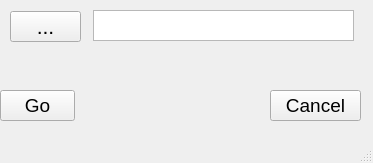
<?xml version="1.0" encoding="UTF-8"?>
<ui version="4.0">
 <class>Main</class>
 <widget class="QMainWindow" name="Main">
  <property name="windowModality">
   <enum>Qt::ApplicationModal</enum>
  </property>
  <property name="geometry">
   <rect>
    <x>0</x>
    <y>0</y>
    <width>373</width>
    <height>163</height>
   </rect>
  </property>
  <property name="windowTitle">
   <string>ZIP Compressor</string>
  </property>
  <property name="toolButtonStyle">
   <enum>Qt::ToolButtonFollowStyle</enum>
  </property>
  <widget class="QWidget" name="centralwidget">
   <widget class="QTextEdit" name="pathtxt">
    <property name="enabled">
     <bool>true</bool>
    </property>
    <property name="geometry">
     <rect>
      <x>93</x>
      <y>10</y>
      <width>261</width>
      <height>31</height>
     </rect>
    </property>
    <property name="font">
     <font>
      <pointsize>12</pointsize>
     </font>
    </property>
    <property name="verticalScrollBarPolicy">
     <enum>Qt::ScrollBarAlwaysOff</enum>
    </property>
    <property name="horizontalScrollBarPolicy">
     <enum>Qt::ScrollBarAlwaysOff</enum>
    </property>
   </widget>
   <widget class="QPushButton" name="strtbtn">
    <property name="geometry">
     <rect>
      <x>0</x>
      <y>90</y>
      <width>75</width>
      <height>31</height>
     </rect>
    </property>
    <property name="font">
     <font>
      <pointsize>14</pointsize>
     </font>
    </property>
    <property name="text">
     <string>Go</string>
    </property>
   </widget>
   <widget class="QToolButton" name="loadFilebtn">
    <property name="geometry">
     <rect>
      <x>10</x>
      <y>11</y>
      <width>71</width>
      <height>31</height>
     </rect>
    </property>
    <property name="font">
     <font>
      <pointsize>16</pointsize>
     </font>
    </property>
    <property name="autoFillBackground">
     <bool>false</bool>
    </property>
    <property name="text">
     <string>...</string>
    </property>
    <property name="iconSize">
     <size>
      <width>16</width>
      <height>8</height>
     </size>
    </property>
    <property name="shortcut">
     <string/>
    </property>
    <property name="checkable">
     <bool>false</bool>
    </property>
    <property name="autoRaise">
     <bool>false</bool>
    </property>
   </widget>
   <widget class="QPushButton" name="cnclbtn">
    <property name="geometry">
     <rect>
      <x>270</x>
      <y>90</y>
      <width>91</width>
      <height>31</height>
     </rect>
    </property>
    <property name="font">
     <font>
      <pointsize>14</pointsize>
     </font>
    </property>
    <property name="text">
     <string>Cancel</string>
    </property>
   </widget>
  </widget>
  <widget class="QMenuBar" name="menubar">
   <property name="geometry">
    <rect>
     <x>0</x>
     <y>0</y>
     <width>373</width>
     <height>21</height>
    </rect>
   </property>
  </widget>
  <widget class="QStatusBar" name="statusbar"/>
 </widget>
 <resources/>
 <connections/>
</ui>
